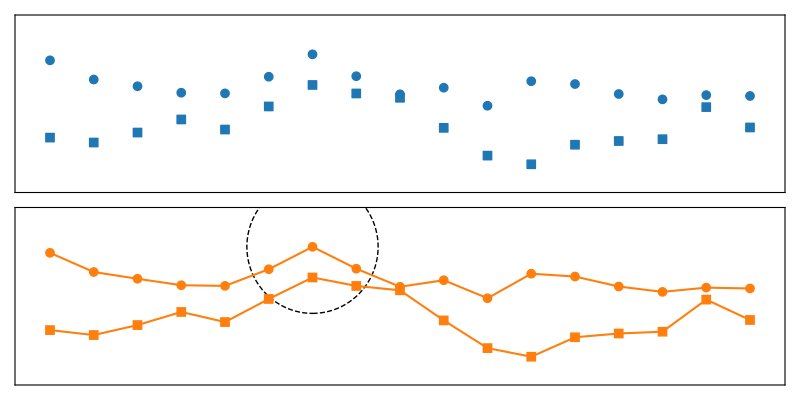

The script that saved this image:
import matplotlib.pyplot as plt
import matplotlib.patches as patches
from matplotlib.colors import TABLEAU_COLORS
import numpy as np #nunpy haha
import math
import random

# number of plots
n = 2

cols = round(n ** 0.5)
rows = math.ceil(n / cols)
fig, axes = plt.subplots(rows, cols, figsize=(2 * cols, 2 * rows), sharex=True, sharey=True)

# hardcode limits because random data may make scales wonky otherwise
plt.ylim(-0.1, 1.1)
plt.yticks([]) # disable axis labels, since it's random data anyways
plt.xticks([])


axes = axes.flatten()
aspect = .5 # aspect ratio of the graphs (there's probably a better way to get pyplot to make non-square graphs but this works i guess)
fig.set_figwidth(8)

colors = list(TABLEAU_COLORS.keys())


# Window size for moving average to make randomness seem more natural
wdw = 4

pointcount = 20

ys1 = np.convolve(np.random.default_rng().random(pointcount), np.ones(wdw) / wdw, mode="valid")
ys2 = np.convolve(np.random.default_rng().random(pointcount), np.ones(wdw) / wdw, mode="valid")
xs = np.arange(ys1.shape[0])

# scatter-ish plot
axes[0].scatter(xs, ys1, marker='o', color=colors[0 % len(colors)])
axes[0].scatter(xs, ys2, marker='s', color=colors[0 % len(colors)])
axes[0].set_title("")

# line plot
axes[1].plot(xs, ys1, marker='o', color=colors[1 % len(colors)])
axes[1].plot(xs, ys2, marker='s', color=colors[1 % len(colors)])
axes[1].set_title("")

# "circling" of maximum
idx_max = np.argmax(ys1)
csize = 3
circle = patches.Ellipse((xs[idx_max], ys1[idx_max]), 1 * 3, .3 * 3, fill=False, linestyle="--")
#axes[1].set_aspect("equal", adjustable="datalim")
axes[1].add_patch(circle)



plt.tight_layout()
plt.savefig("2.3.pdf")
plt.show()
